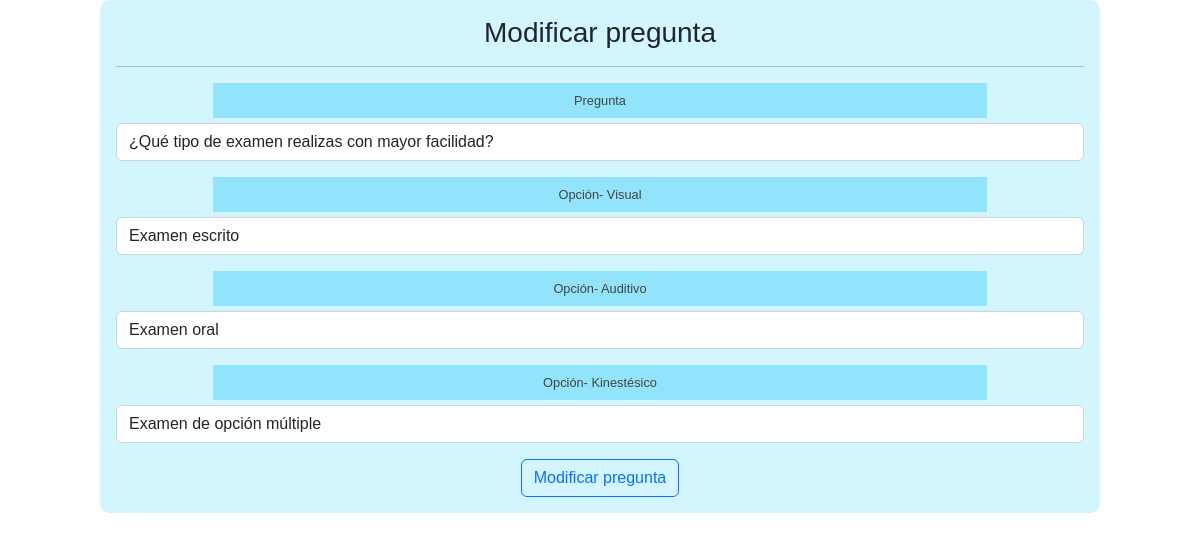
The app's page /modificacionPre.php?id=1 (signed in), older data.
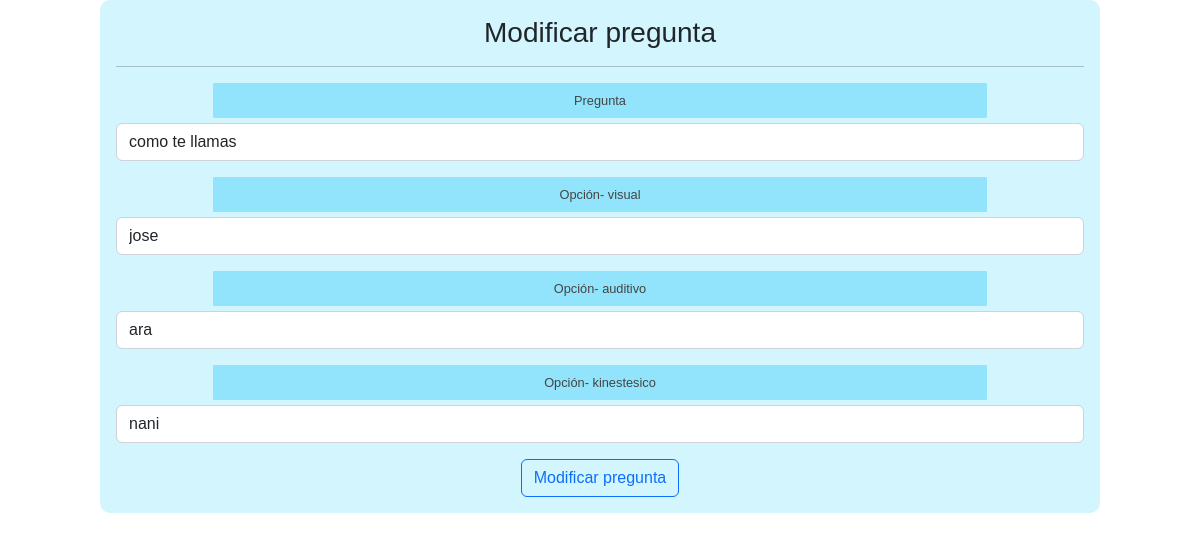
The same page, newer data.
### tables this page shows
CREATE TABLE `pregunta` (
  `idpreguntas` int(11) NOT NULL,
  `descripción_p` varchar(300) NOT NULL
);

CREATE TABLE `opcion` (
  `idop` int(11) NOT NULL,
  `idPregunta` int(11) NOT NULL,
  `descripción_op` varchar(180) NOT NULL,
  `categoria` varchar(25) NOT NULL
);

### modificacionPre.php (the view, shortened to what this page needs)
<?php
  include "modelo/conexion.php";
  $id = $_GET["id"];
  $sql = $conexion->query("SELECT * FROM pregunta WHERE idpreguntas = $id");
?>
<!DOCTYPE html>
<html lang="en">
  <head>
    <link href='css/formulario.css' rel='stylesheet' type='text/css'>
    <link href="https://cdn.jsdelivr.net/npm/bootstrap@5.2.2/dist/css/bootstrap.min.css" rel="stylesheet">
  </head>
  <body>
    <form class="col-10 p-3 m-auto formulario" method="POST">
      <h3>Modificar pregunta</h3>
      <hr color="#000000">
      <?php
        include "controlador/modificarPre.php";
        while($datos = $sql->fetch_object()){
          $numero = 1;
          $sqlOpciones = $conexion->query("SELECT * FROM opcion WHERE idPregunta = $id");
      ?>
      <div class="mb-3">
        <label for="exampleInputEmail1" class="input_textual">Pregunta</label>
        <input type="text" class="form-control" name="pregunta" value="<?= $datos->descripción_p ?>" required>
      </div>
      <?php
        while ($opciones = $sqlOpciones->fetch_object()) {
      ?>
      <div class="mb-3">
        <label for="exampleInputEmail1" class="input_textual">Opción- <?= $opciones->categoria ?></label>
        <input type="text" class="form-control" name="opcion<?= $numero ?>" value="<?= $opciones->descripción_op ?>" required>
      </div>
      <?php
         $numero++;
        }
      ?>
      <button type="submit" class="btn btn-outline-primary" name="btnregistrar" value="ok">Modificar pregunta</button>
    </form>
    <?php }
        ?>
  </body>
</html>

### css/formulario.css (style rules this page uses)
* { transition: .4s; box-sizing: border-box; font-family: 'arial'; }
body { background: rgba(255, 255, 255, 0.8); }
.formulario { width: 60%; margin: auto; text-align: center; background: #4dd7fa3f; padding-top: 30px; border-radius: 10px; }
.formulario .input_textual { display: block; padding: 7px 7px; margin: auto; margin-bottom: 5px; width: 80%; border: 1px solid #91e4fb; border-radius: 1px; color: #444; font-size: 0.8em; background:#91e4fb; }

Row changes from the older to the newer data that the page shows:
changed pregunta: pregunta "¿Qué tipo de examen realizas con mayor facilidad?" → "como te llamas"
changed opcion: categoria "Visual" → "visual"; opcion1 "Examen escrito" → "jose"
changed opcion: categoria "Auditivo" → "auditivo"; opcion2 "Examen oral" → "ara"
changed opcion: categoria "Kinestésico" → "kinestesico"; opcion3 "Examen de opción múltiple" → "nani"
